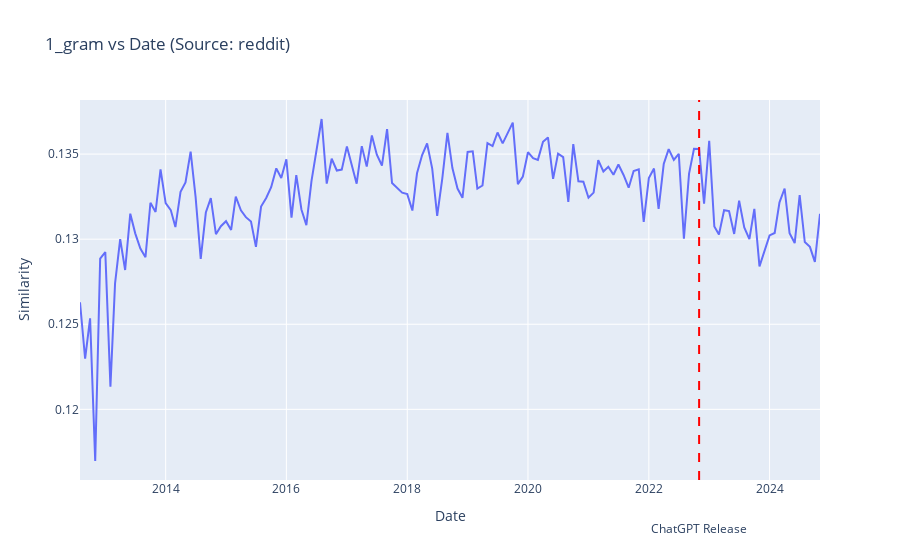

Source (notebook cell):
### Code cell
# using px, just show the "similarity" column as the y-axis and x as the "date" column
df["date"] = pd.to_datetime(df["year"].astype(str) + "-" + df["month"].astype(str))

px.line(
    df,
    x="date",
    y="similarity",
    title=f"{similarity_type} vs Date (Source: {data_source})",
    labels={"date": "Date", "similarity": "Similarity"},
).add_vline(
    x="2022-11-01",
    line_dash="dash",
    line_color="red",
).add_annotation(
    x="2022-11-01",
    y=-0.1,
    text="ChatGPT Release",
    showarrow=False,
    xanchor="center",
    yanchor="top",
    yref="paper",
).show()

### Figure 1 — Plotly figure (JSON) as saved in the notebook; plotly's stock layout.template omitted (floating-point values rounded to 4 significant figures; data arrays with more than 128 entries replaced by an {"elided": "..."} marker saying what was removed)
{"data": [{"hovertemplate": "Date=%{x}<br>Similarity=%{y}<extra></extra>", "legendgroup": "", "line": {"color": "#636efa", "dash": "solid"}, "marker": {"symbol": "circle"}, "mode": "lines", "name": "", "orientation": "v", "showlegend": false, "type": "scatter", "x": {"elided": "148 str values"}, "xaxis": "x", "y": {"elided": "148 float values"}, "yaxis": "y"}], "layout": {"annotations": [{"showarrow": false, "text": "ChatGPT Release", "x": "2022-11-01", "xanchor": "center", "y": -0.1, "yanchor": "top", "yref": "paper"}], "legend": {"tracegroupgap": 0}, "shapes": [{"line": {"color": "red", "dash": "dash"}, "type": "line", "x0": "2022-11-01", "x1": "2022-11-01", "xref": "x", "y0": 0, "y1": 1, "yref": "y domain"}], "title": {"text": "1_gram vs Date (Source: reddit)"}, "xaxis": {"anchor": "y", "domain": [0, 1], "title": {"text": "Date"}}, "yaxis": {"anchor": "x", "domain": [0, 1], "title": {"text": "Similarity"}}}}
